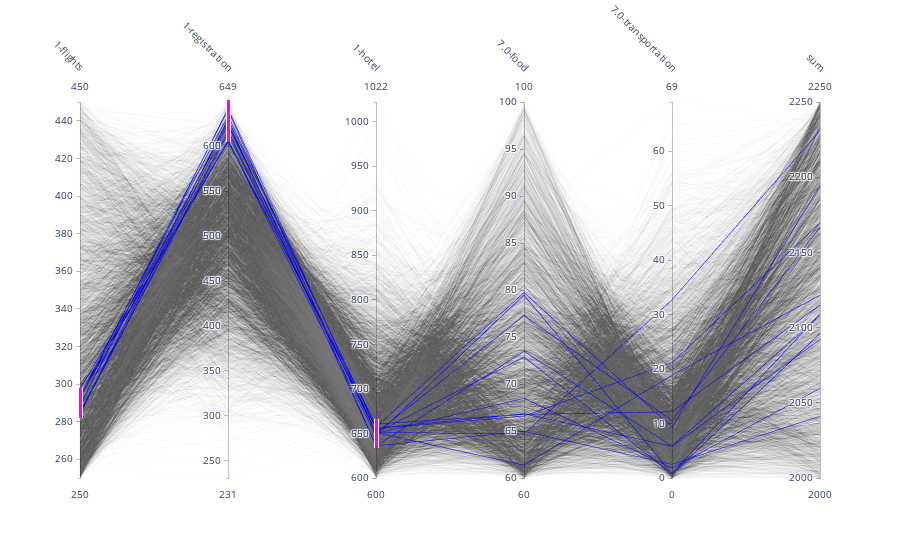

This figure's notebook cell:
### Code cell
fig = go.Figure(data=
    go.Parcoords(
        line_color='rgba(0,0,255,1)',
        labelangle=45,
        dimensions = [
            dict(range = [round(df[s].min()),round(df[s].max())],
                 label = s, 
                 values = df[s].values) for s in list(df.columns)]
    ),
)
fig.show()

### Figure 1 — Plotly figure (JSON) as saved in the notebook; plotly's stock layout.template omitted (floating-point values rounded to 4 significant figures; data arrays with more than 128 entries replaced by an {"elided": "..."} marker saying what was removed)
{"data": [{"dimensions": [{"constraintrange": [282.0, 298.0], "label": "1-flights", "range": [250, 450], "values": {"elided": "4621 float values"}}, {"constraintrange": [604.1, 652.0], "label": "1-registration", "range": [231, 649], "values": {"elided": "4621 float values"}}, {"constraintrange": [633.6, 665.9], "label": "1-hotel", "range": [600, 1022], "values": {"elided": "4621 float values"}}, {"label": "7.0-food", "range": [60, 100], "values": {"elided": "4621 float values"}}, {"label": "7.0-transportation", "range": [0, 69], "values": {"elided": "4621 float values"}}, {"label": "sum", "range": [2000, 2250], "values": {"elided": "4621 float values"}}], "labelangle": 45, "line": {"color": "rgba(0,0,255,1)"}, "type": "parcoords"}], "layout": {"autosize": true}}
